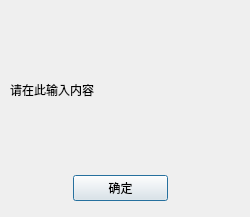
<?xml version="1.0" encoding="UTF-8"?>
<ui version="4.0">
 <class>Errors</class>
 <widget class="QDialog" name="Errors">
  <property name="geometry">
   <rect>
    <x>0</x>
    <y>0</y>
    <width>250</width>
    <height>217</height>
   </rect>
  </property>
  <property name="windowTitle">
   <string>Dialog</string>
  </property>
  <widget class="QWidget" name="verticalLayoutWidget">
   <property name="geometry">
    <rect>
     <x>10</x>
     <y>10</y>
     <width>221</width>
     <height>191</height>
    </rect>
   </property>
   <layout class="QVBoxLayout" name="verticalLayout">
    <item>
     <widget class="QLabel" name="remind_text">
      <property name="text">
       <string>请在此输入内容</string>
      </property>
     </widget>
    </item>
    <item>
     <layout class="QHBoxLayout" name="horizontalLayout" stretch="2,3,2">
      <item>
       <spacer name="horizontalSpacer_2">
        <property name="orientation">
         <enum>Qt::Horizontal</enum>
        </property>
        <property name="sizeHint" stdset="0">
         <size>
          <width>40</width>
          <height>20</height>
         </size>
        </property>
       </spacer>
      </item>
      <item>
       <widget class="QPushButton" name="pushButton">
        <property name="text">
         <string>确定</string>
        </property>
       </widget>
      </item>
      <item>
       <spacer name="horizontalSpacer">
        <property name="orientation">
         <enum>Qt::Horizontal</enum>
        </property>
        <property name="sizeHint" stdset="0">
         <size>
          <width>40</width>
          <height>20</height>
         </size>
        </property>
       </spacer>
      </item>
     </layout>
    </item>
   </layout>
  </widget>
 </widget>
 <resources/>
 <connections>
  <connection>
   <sender>pushButton</sender>
   <signal>clicked()</signal>
   <receiver>Errors</receiver>
   <slot>close()</slot>
   <hints>
    <hint type="sourcelabel">
     <x>177</x>
     <y>192</y>
    </hint>
    <hint type="destinationlabel">
     <x>173</x>
     <y>144</y>
    </hint>
   </hints>
  </connection>
 </connections>
</ui>
